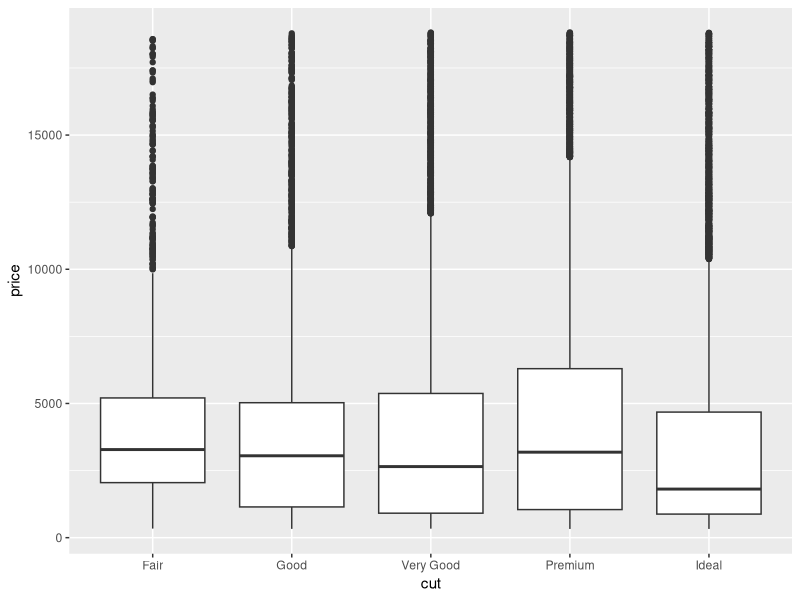
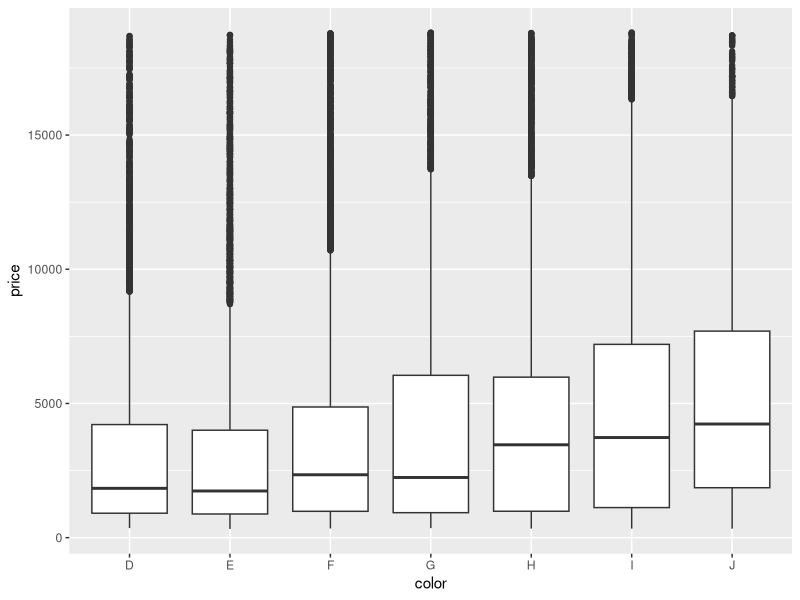
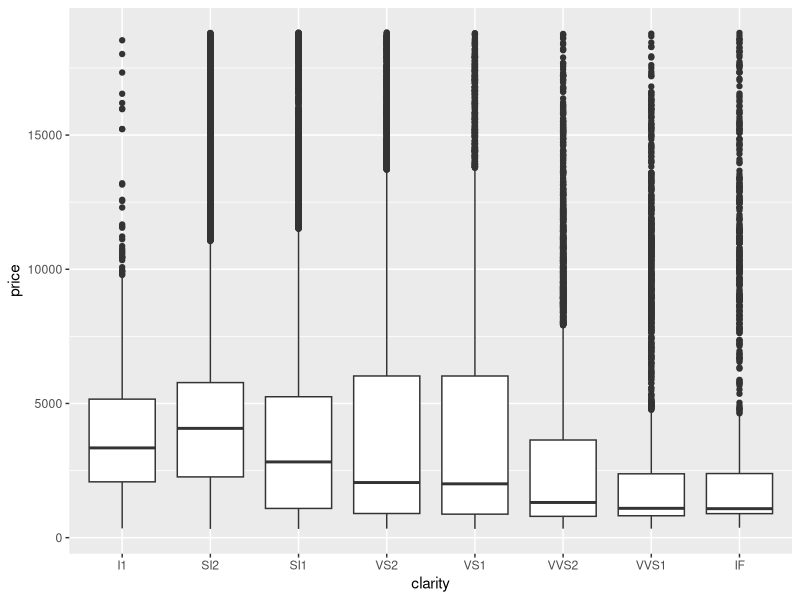
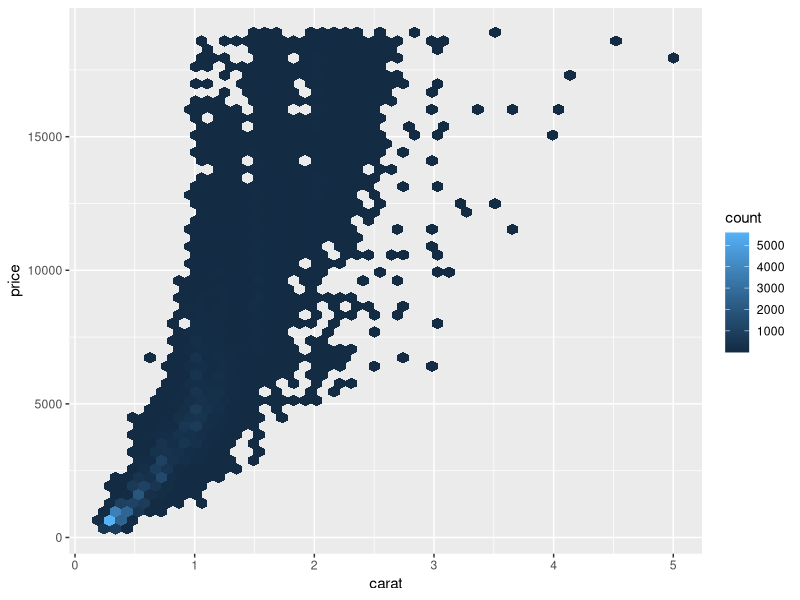
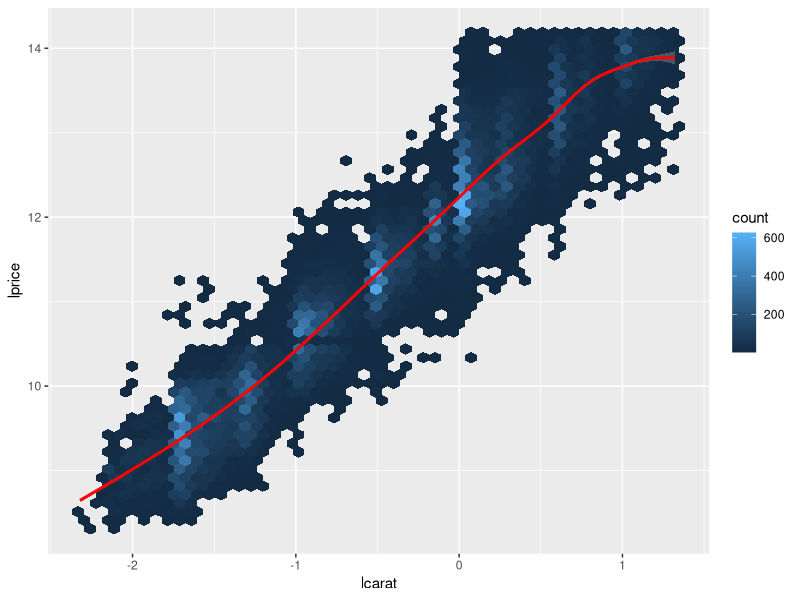
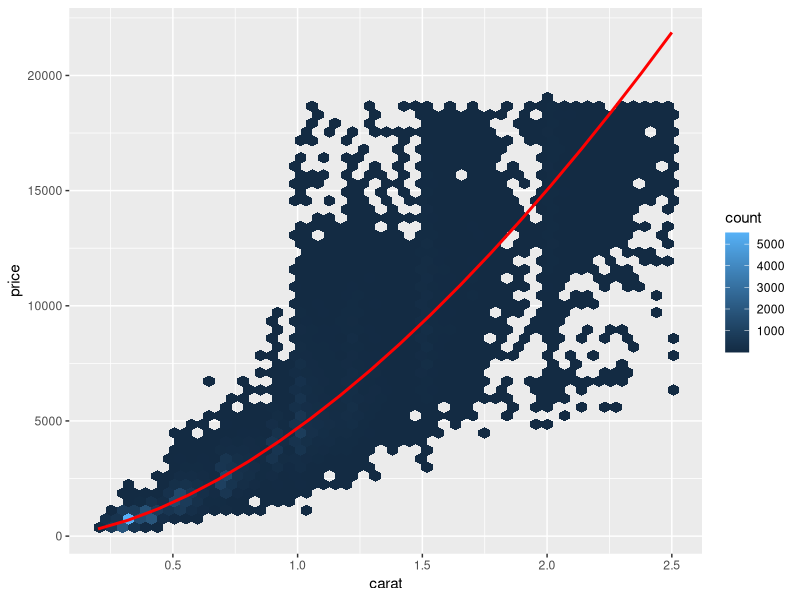
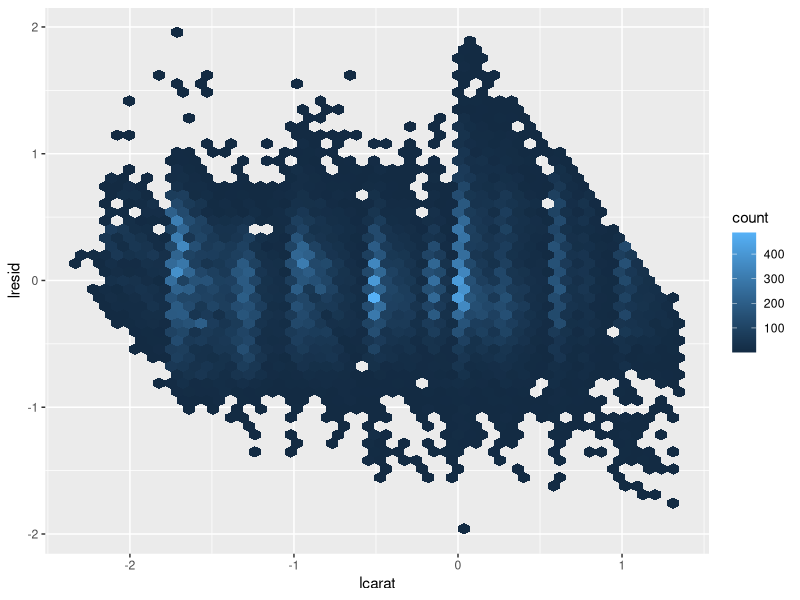
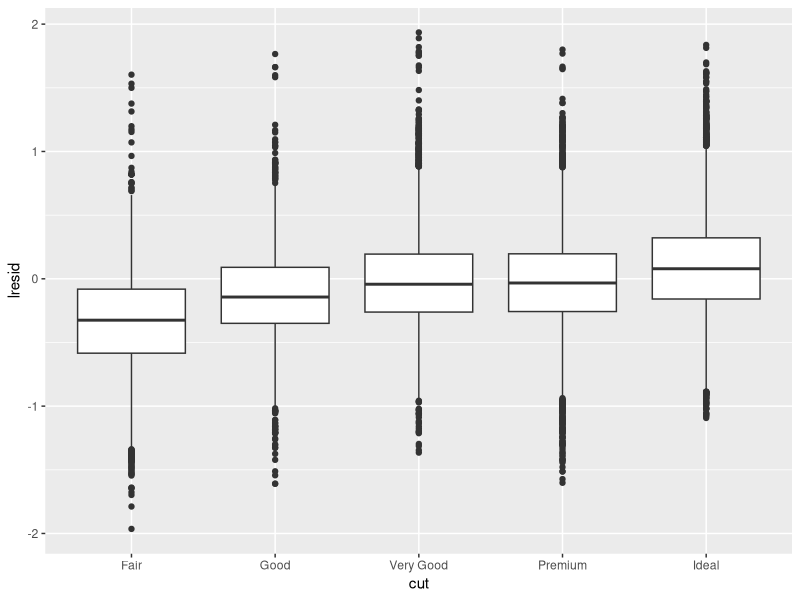

These figures' R source, in order:
## ---- chunk 1
knitr::opts_chunk$set(echo = TRUE,
                      message = FALSE,
                      warning = FALSE)
# Load libraries
library(tidyverse)
library(modelr)
## ---- chunk 2
boxplot <- function(x){
  diamonds %>% 
    ggplot(aes_string(x, "price")) +
    geom_boxplot()
}
boxplot("cut")
boxplot("color")
boxplot("clarity")
## ---- chunk 3
diamonds %>% 
  ggplot(aes(carat, price)) + 
  geom_hex(bins = 50)
## ---- chunk 4
diamonds2 <- diamonds %>% 
  filter(carat <= 2.5) %>% 
  mutate(lprice = log2(price),
          lcarat = log2(carat))
## ---- chunk 5
diamonds2 %>% 
  ggplot(aes(lcarat, lprice)) +
  geom_hex(bins = 50) +
  geom_smooth(color = "red")
## ---- chunk 6
model_diamond <- lm(lprice ~ lcarat, data = diamonds2)
model_diamond %>% summary()
## ---- chunk 7
grid <- diamonds2 %>% 
  data_grid(carat = seq_range(carat, 20)) %>% 
  mutate(lcarat = log2(carat)) %>% 
  add_predictions(model_diamond, "lprice") %>% 
  mutate(price = 2 ^ lprice)
grid
## ---- chunk 8
diamonds2 %>% 
  ggplot(aes(carat, price)) +
  geom_hex(bins = 50) +
  geom_line(data = grid, color = "red", size = 1)
## ---- chunk 9
diamonds2 <- diamonds2 %>% 
  add_residuals(model_diamond, "lresid")

diamonds2 %>% 
  ggplot(aes(lcarat, lresid)) +
  geom_hex(bins = 50)
## ---- chunk 10
boxplot <- function(x){
  diamonds2 %>% 
    ggplot(aes_string(x, "lresid")) +
    geom_boxplot()
}
boxplot("cut")
boxplot("color")
boxplot("clarity")
## ---- chunk 11
model_diamonds2 = lm(lprice ~ lcarat + color + cut + clarity, data = diamonds2)
## ---- chunk 12
grid <- diamonds2 %>% 
  data_grid(cut, .model = model_diamonds2)  %>% 
  add_predictions(model_diamonds2)
grid
## ---- chunk 13
grid %>% 
  ggplot(aes(cut, pred)) +
  geom_point()
## ---- chunk 14
diamonds2 <- diamonds2 %>% 
  add_residuals(model_diamonds2, "lresid2")
diamonds2 %>% 
  ggplot(aes(lcarat, lresid2)) +
  geom_hex(bins = 50)
## ---- chunk 15
diamonds2 %>% 
  filter(abs(lresid2) > 1) %>% 
  add_predictions(model_diamonds2) %>% 
  mutate(pred = round(2 ^ pred)) %>% 
  select(price, pred, carat:table, x:z) %>% 
  arrange(price)
